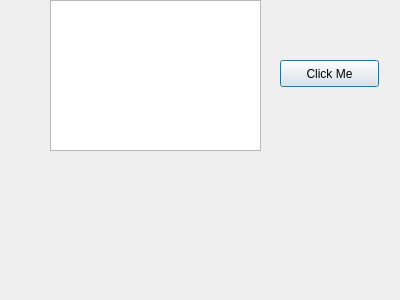
<?xml version="1.0" encoding="UTF-8"?>
<ui version="4.0">
 <class>Dialog</class>
 <widget class="QDialog" name="Dialog">
  <property name="geometry">
   <rect>
    <x>0</x>
    <y>0</y>
    <width>400</width>
    <height>300</height>
   </rect>
  </property>
  <property name="windowTitle">
   <string>Dialog</string>
  </property>
  <widget class="QListWidget" name="listWidget">
   <property name="geometry">
    <rect>
     <x>50</x>
     <y>0</y>
     <width>211</width>
     <height>151</height>
    </rect>
   </property>
  </widget>
  <widget class="QPushButton" name="pushButton">
   <property name="geometry">
    <rect>
     <x>280</x>
     <y>60</y>
     <width>99</width>
     <height>27</height>
    </rect>
   </property>
   <property name="text">
    <string>Click Me</string>
   </property>
  </widget>
 </widget>
 <layoutdefault spacing="6" margin="11"/>
 <resources/>
 <connections/>
</ui>
